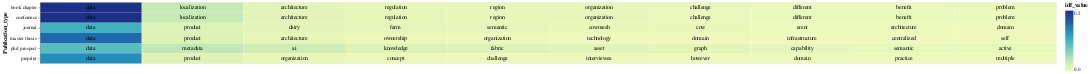

The notebook cell saved with this chart:
### Code cell
# Select the top terms for each PDF
top_terms_df_publication_type = result_df_publication_type.groupby('Publication_type').head(10)

# Add a small random value to 'idf_value' for better visualization
top_terms_df_publication_type['idf_value'] = top_terms_df_publication_type['idf_value'] + np.random.rand(top_terms_df_publication_type.shape[0]) * 0.0001

# Create a base chart
base = alt.Chart(top_terms_df_publication_type).encode(
    x=alt.X('rank:O', axis=None),  # Use rank for x-axis
    y='Publication_type:N',
    color=alt.Color('idf_value:Q', scale=alt.Scale(scheme='viridis')),
    text='topic_word:N'  # Corrected column name to 'topic_word'
).transform_window(
    rank="rank()",
    sort=[alt.SortField("idf_value", order="descending")],
    groupby=["Publication_type"]
)

# Create a heatmap
heatmap = base.mark_rect().encode(
    color='idf_value:Q',
)

# Create text labels with conditional color
text = base.mark_text(baseline='middle').encode(
    text='topic_word:N',
    color=alt.condition(alt.datum.idf_value >= 2.0, alt.value('white'), alt.value('black'))
)

# Display the heatmap and text labels
chart_lda_publication_type = (heatmap + text).properties(width=2000)
chart_lda_publication_type

### Figure 1 — Vega-Lite specification as saved in the notebook (floating-point values rounded to 4 significant figures)
{"config": {"view": {"continuousWidth": 300, "continuousHeight": 300}}, "layer": [{"mark": {"type": "rect"}, "encoding": {"color": {"field": "idf_value", "type": "quantitative"}, "text": {"field": "topic_word", "type": "nominal"}, "x": {"axis": null, "field": "rank", "type": "ordinal"}, "y": {"field": "Publication_type", "type": "nominal"}}, "transform": [{"window": [{"op": "rank", "field": "", "as": "rank"}], "groupby": ["Publication_type"], "sort": [{"field": "idf_value", "order": "descending"}]}]}, {"mark": {"type": "text", "baseline": "middle"}, "encoding": {"color": {"condition": {"test": "(datum.idf_value >= 2.0)", "value": "white"}, "value": "black"}, "text": {"field": "topic_word", "type": "nominal"}, "x": {"axis": null, "field": "rank", "type": "ordinal"}, "y": {"field": "Publication_type", "type": "nominal"}}, "transform": [{"window": [{"op": "rank", "field": "", "as": "rank"}], "groupby": ["Publication_type"], "sort": [{"field": "idf_value", "order": "descending"}]}]}], "data": {"name": "data-958e9eab991e057f96cffe68ca97e6d6"}, "width": 2000, "$schema": "https://vega.github.io/schema/vega-lite/v5.15.1.json", "datasets": {"data-958e9eab991e057f96cffe68ca97e6d6": [{"Publication_type": "conference", "topic_word": "data", "idf_value": 0.1587}, {"Publication_type": "conference", "topic_word": "localization", "idf_value": 0.03134}, {"Publication_type": "conference", "topic_word": "architecture", "idf_value": 0.01443}, {"Publication_type": "conference", "topic_word": "regulation", "idf_value": 0.01153}, {"Publication_type": "conference", "topic_word": "region", "idf_value": 0.01065}, {"Publication_type": "conference", "topic_word": "organization", "idf_value": 0.01027}, {"Publication_type": "conference", "topic_word": "challenge", "idf_value": 0.008628}, {"Publication_type": "conference", "topic_word": "different", "idf_value": 0.008609}, {"Publication_type": "conference", "topic_word": "benefit", "idf_value": 0.008198}, {"Publication_type": "conference", "topic_word": "problem", "idf_value": 0.007987}, {"Publication_type": "book chapter", "topic_word": "data", "idf_value": 0.1587}, {"Publication_type": "book chapter", "topic_word": "localization", "idf_value": 0.0313}, {"Publication_type": "book chapter", "topic_word": "architecture", "idf_value": 0.01444}, {"Publication_type": "book chapter", "topic_word": "regulation", "idf_value": 0.01157}, {"Publication_type": "book chapter", "topic_word": "region", "idf_value": 0.01066}, {"Publication_type": "book chapter", "topic_word": "organization", "idf_value": 0.01021}, {"Publication_type": "book chapter", "topic_word": "challenge", "idf_value": 0.00865}, {"Publication_type": "book chapter", "topic_word": "different", "idf_value": 0.008621}, {"Publication_type": "book chapter", "topic_word": "benefit", "idf_value": 0.008192}, {"Publication_type": "book chapter", "topic_word": "problem", "idf_value": 0.007973}, {"Publication_type": "phd prospect", "topic_word": "data", "idf_value": 0.07345}, {"Publication_type": "phd prospect", "topic_word": "metadata", "idf_value": 0.03233}, {"Publication_type": "phd prospect", "topic_word": "ai", "idf_value": 0.02652}, {"Publication_type": "phd prospect", "topic_word": "knowledge", "idf_value": 0.01895}, {"Publication_type": "phd prospect", "topic_word": "fabric", "idf_value": 0.01742}, {"Publication_type": "phd prospect", "topic_word": "asset", "idf_value": 0.01451}, {"Publication_type": "phd prospect", "topic_word": "graph", "idf_value": 0.01341}, {"Publication_type": "phd prospect", "topic_word": "capability", "idf_value": 0.01208}, {"Publication_type": "phd prospect", "topic_word": "semantic", "idf_value": 0.0103}, {"Publication_type": "phd prospect", "topic_word": "active", "idf_value": 0.01029}, {"Publication_type": "journal", "topic_word": "data", "idf_value": 0.08361}, {"Publication_type": "journal", "topic_word": "product", "idf_value": 0.01732}, {"Publication_type": "journal", "topic_word": "dairy", "idf_value": 0.01398}, {"Publication_type": "journal", "topic_word": "farm", "idf_value": 0.01263}, {"Publication_type": "journal", "topic_word": "semantic", "idf_value": 0.01218}, {"Publication_type": "journal", "topic_word": "cowmesh", "idf_value": 0.009087}, {"Publication_type": "journal", "topic_word": "cow", "idf_value": 0.008815}, {"Publication_type": "journal", "topic_word": "erent", "idf_value": 0.006688}, {"Publication_type": "journal", "topic_word": "architecture", "idf_value": 0.00556}, {"Publication_type": "journal", "topic_word": "domain", "idf_value": 0.005441}, {"Publication_type": "preprint", "topic_word": "data", "idf_value": 0.1064}, {"Publication_type": "preprint", "topic_word": "product", "idf_value": 0.01752}, {"Publication_type": "preprint", "topic_word": "organization", "idf_value": 0.01132}, {"Publication_type": "preprint", "topic_word": "concept", "idf_value": 0.009791}, {"Publication_type": "preprint", "topic_word": "challenge", "idf_value": 0.008318}, {"Publication_type": "preprint", "topic_word": "interviewee", "idf_value": 0.007821}, {"Publication_type": "preprint", "topic_word": "however", "idf_value": 0.007513}, {"Publication_type": "preprint", "topic_word": "domain", "idf_value": 0.006804}, {"Publication_type": "preprint", "topic_word": "practice", "idf_value": 0.006244}, {"Publication_type": "preprint", "topic_word": "multiple", "idf_value": 0.006161}, {"Publication_type": "master thesis", "topic_word": "data", "idf_value": 0.1258}, {"Publication_type": "master thesis", "topic_word": "product", "idf_value": 0.01882}, {"Publication_type": "master thesis", "topic_word": "architecture", "idf_value": 0.01054}, {"Publication_type": "master thesis", "topic_word": "ownership", "idf_value": 0.008114}, {"Publication_type": "master thesis", "topic_word": "organization", "idf_value": 0.007207}, {"Publication_type": "master thesis", "topic_word": "technology", "idf_value": 0.005904}, {"Publication_type": "master thesis", "topic_word": "domain", "idf_value": 0.005538}, {"Publication_type": "master thesis", "topic_word": "infrastructure", "idf_value": 0.005328}, {"Publication_type": "master thesis", "topic_word": "centralized", "idf_value": 0.00521}, {"Publication_type": "master thesis", "topic_word": "self", "idf_value": 0.005175}]}}
